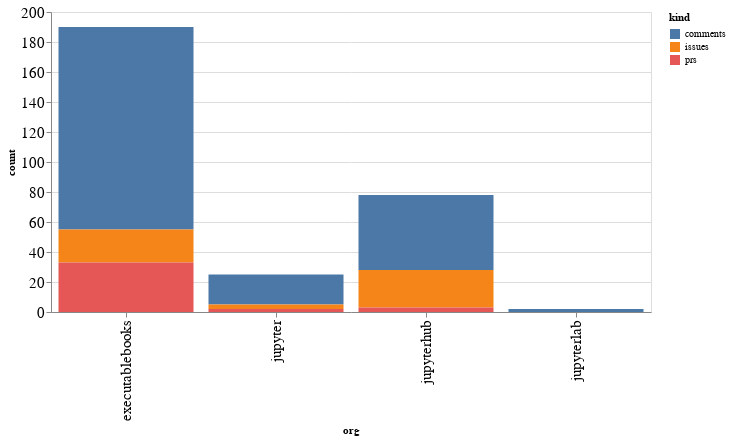

Notebook source saved alongside this figure:
### Code cell
alt.Chart(org_summaries, width=600).mark_bar().encode(
    x='org',
    y='count',
    color='kind',
    tooltip="org"
)

### Figure 1 — Vega-Lite specification as saved in the notebook (floating-point values rounded to 4 significant figures)
{"config": {"axisLeft": {"labelFontSize": 15}, "axisBottom": {"labelFontSize": 15}}, "data": {"name": "data-fb2359959ddcba1afa54bb4b72a485e1"}, "mark": "bar", "encoding": {"color": {"type": "nominal", "field": "kind"}, "tooltip": {"type": "nominal", "field": "org"}, "x": {"type": "nominal", "field": "org"}, "y": {"type": "quantitative", "field": "count"}}, "width": 600, "$schema": "https://vega.github.io/schema/vega-lite/v4.8.1.json", "datasets": {"data-fb2359959ddcba1afa54bb4b72a485e1": [{"org": "executablebooks", "kind": "comments", "count": 135}, {"org": "executablebooks", "kind": "issues", "count": 22}, {"org": "executablebooks", "kind": "prs", "count": 33}, {"org": "jupyter", "kind": "comments", "count": 20}, {"org": "jupyter", "kind": "issues", "count": 3}, {"org": "jupyter", "kind": "prs", "count": 2}, {"org": "jupyterhub", "kind": "comments", "count": 50}, {"org": "jupyterhub", "kind": "issues", "count": 25}, {"org": "jupyterhub", "kind": "prs", "count": 3}, {"org": "jupyterlab", "kind": "comments", "count": 2}]}}
